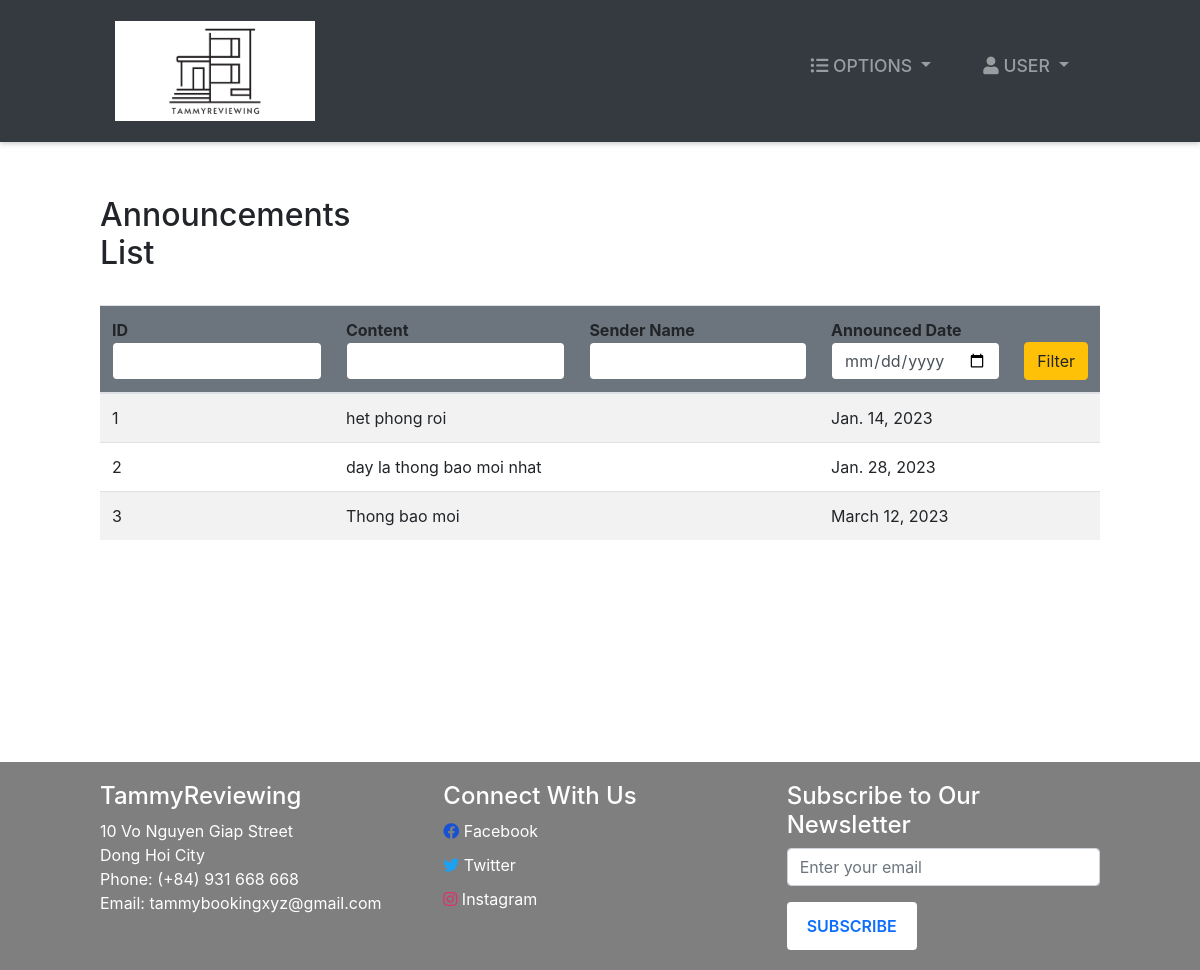
Screenshot of /announcements/ (signed in) with the database file from the repository.
### hotel/models.py (models this page shows, shortened)
class Announcement(models.Model):
    content = models.TextField()
    sender = models.ForeignKey(Employee, null=True, on_delete=models.CASCADE)
    date = models.DateField(default=timezone.now)

### hotel/views.py (the view, shortened to what this page needs)
# urls.py: path('announcements/', announcements, name="announcements"),
@login_required(login_url='login')
def announcements(request):
    role = str(request.user.groups.all()[0])
    path = role + "/"
    announcements = Announcement.objects.all()
    context = {
        "role": role,
        'announcements': announcements
    }
    return render(request, path + "announcements.html", context)

### Templates/staff/announcements.html
{% extends '../index.html' %}
{% block context %}
{% include '../common_pages/authorized-announcements.html' %}
{% endblock %}

### Templates/common_pages/authorized-announcements.html (shortened to what this page needs)
<div class="main-page py-4">
    <div class="table-header row">
        <div class="col-sm-12 col-md-12 col-lg-4 mb-4">
            <h2>Announcements List</h2>
        </div>
    </div>
    <table class="table table-hover table-striped">
        <thead class="bg-secondary rounded">
            <tr>
                <form action="" method="POST">
                    <th>ID<input type="number" name="id" value="{{id}}" class="form-control border border-secondary">
                    </th>
                    <th>Content<input type="text" name="content" value="{{content}}"
                            class="form-control border border-secondary"></th>
                    <th>Sender Name<input type="text" name="name" value="{{name}}"
                            class="form-control border border-secondary"></th>
                    <th>Announced Date<input type="date" class="form-control border border-secondary" name="date"
                            value="{{date}}"></th>
                    {% if role == "manager" or role == "admin" %}
                    <th colspan="2"><button type="submit" name="filter" class="btn btn-warning w-100">Filter</button></th>
                    {% else %}
                    <th><button type="submit" name="filter" class="btn btn-warning w-100">Filter</button></th>
                    {% endif %}
                </form>
            </tr>
        </thead>
        <tbody>
            {% for announcement in announcements %}
            <tr>
                <td>{{announcement.id}}</td>
                <td>{{announcement.content}}</td>
                <td>{{announcement.sender.user.first_name}} {{announcement.sender.user.last_name}}</td>
                <td>{{announcement.date}}</td>
                {% if role == "manager" or role == "admin" %}
                <td> <a href="{% url 'edit-announcement' announcement.id %}" class="btn btn-sm btn-outline-primary px-3">Edit</a></td>
                <td> <a href="{% url 'deleteAnnouncement' announcement.id %}"
                        class="btn btn-sm btn-danger px-3">Delete</a> </td>
                {% else %}
                <td></td>
                {% endif %}
            </tr>
            {% endfor %}
        </tbody>
    </table>
</div>

### static/css/style.css (style rules this page uses)
* { margin: 0; padding: 0; -webkit-font-smoothing: antialiased; box-sizing: border-box; }
.main-page { margin: 0 100px 0 100px; margin-top: 30px; min-height: 570px; }

### static/css/main.css (style rules this page uses)
* { margin: 0; padding: 0; -webkit-font-smoothing: antialiased; }
body { position: relative; }

### static/css/form.css (style rules this page uses)
.form-container input[type=submit] , .btn-primary, button { background-color: #4CAF50; color: white; padding: 12px 20px; border: none; border-radius: 4px; cursor: pointer; }
input[type="text"], input[type="number"] { width: 100%; padding: 0.375rem 0.75rem; font-size: 1rem; line-height: 1.5; color: #495057; background-color: #fff; background-clip: padding-box; border: 1px solid #ced4da; border-radius: 0.25rem; transition: border-color 0.15s ease-in-out, box-shadow 0.15s ease-in-out; }

### rows the page displays
Announcement: id "1", content "het phong roi", date "Jan. 14, 2023"
Announcement: id "2", content "day la thong bao moi nhat", date "Jan. 28, 2023"
Announcement: id "3", content "Thong bao moi", date "March 12, 2023"
